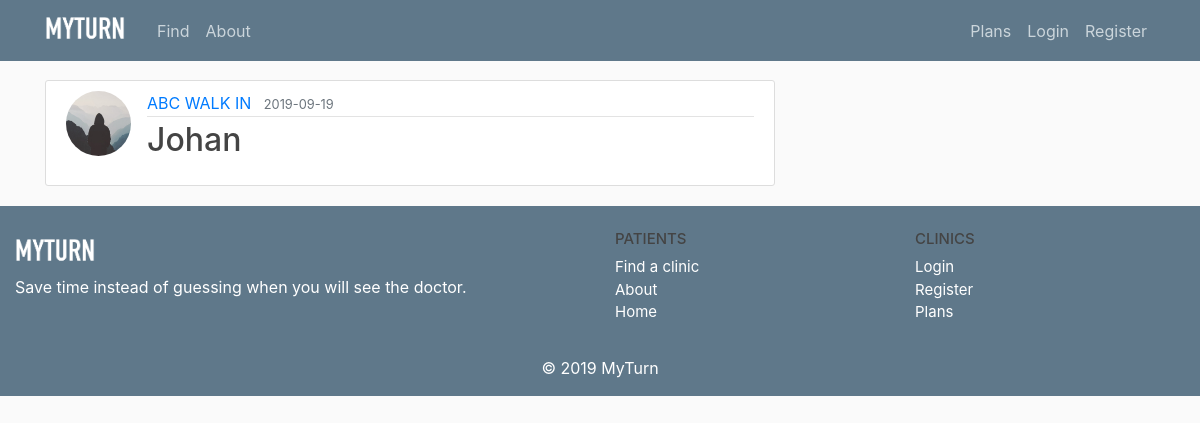
/post/28, run on the app's committed database.
### flaskblog/models.py (models this page shows, shortened)
class User(db.Model, UserMixin):
    id = db.Column(db.Integer, primary_key=True)
    username = db.Column(db.String(20), unique=True, nullable=False)
    email = db.Column(db.String(120), unique=True, nullable=False)
    image_file = db.Column(db.String(20), nullable=False, default='default.jpg')
    password = db.Column(db.String(60), nullable=False)
    businessname = db.Column(db.String(20), unique=True, nullable=True)
    phonenumber = db.Column(db.String(10), unique=True, nullable=False)
    address = db.Column(db.String(120), unique=True, nullable=False)
    contactnamefirst = db.Column(db.String(20), unique=False, nullable=False)
    contactnamelast = db.Column(db.String(20), unique=False, nullable=False)
    posts = db.relationship('Post', backref='author', lazy=True)

class Post(db.Model):
    id = db.Column(db.Integer, primary_key=True)
    title = db.Column(db.String(100), nullable=False)
    date_posted = db.Column(db.DateTime, nullable=False, default=datetime.utcnow)
    content = db.Column(db.Text, nullable=False)
    user_id = db.Column(db.Integer, db.ForeignKey('user.id'), nullable=False)

### flaskblog/posts/routes.py (the view)
@posts.route("/post/<int:post_id>")
def post(post_id):
    post = Post.query.get_or_404(post_id)
    return render_template('post.html', title=post.title, post=post)

### flaskblog/templates/post.html (shortened to what this page needs)
{% extends "layout.html" %}
{% block content %}
  <article class="media content-section">
    <img class="rounded-circle article-img" src="{{ url_for('static', filename='profile_pics/' + post.author.image_file) }}">
    <div class="media-body">
      <div class="article-metadata">
        <a class="mr-2" href="{{ url_for('users.user_posts', username=post.author.username) }}">{{ post.author.username }}</a>
        <small class="text-muted">{{ post.date_posted.strftime('%Y-%m-%d') }}</small>
      </div>
      <h2 class="article-title">{{ post.title }}</h2>
    </div>
  </article>
{% endblock content %}

### flaskblog/static/main.css (style rules this page uses)
body { background: #fafafa; color: #333333; margin-top: 5rem; }
h1, h2, h3, h4, h5, h6 { color: #444444; }
.content-section { background: #ffffff; padding: 10px 20px; border: 1px solid #dddddd; border-radius: 3px; margin-bottom: 20px; }
.article-title { color: #444444; }
.article-img { height: 65px; width: 65px; margin-right: 16px; }
.article-metadata { padding-bottom: 1px; margin-bottom: 4px; border-bottom: 1px solid #e3e3e3 }

### data on the page
User: image_file (placeholder picture), author.username "ABC WALK IN"
Post: date_posted "2019-09-19", title "Johan"
